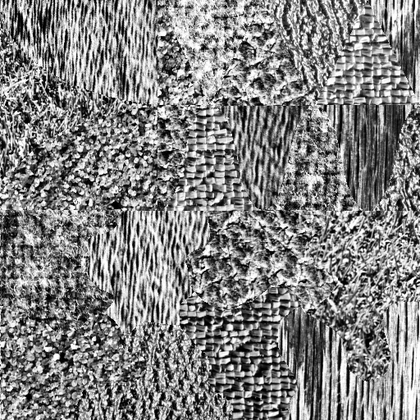
%> input picture Imgtex.tiff, 420 x 420 px, shrunk from 512 x 512 before the run
$ octave q2p2.m   (GNU Octave 9; MATLAB toolbox functions it lacks are replaced by stand-ins)
%> lines starting %> are read from the running program, lines starting %| are printed output that depends on the picture; in (x1, y1, x2, y2) boxes, pixels count from 0 and x2, y2 are one past the last pixel; in counts of white or black regions, pixels touching at a corner belong together; the program's own positions count from 1
### Haralick.m
function F=Haralick(image,input_bits,output_bits,d,theta)
% Calculating the SGLD matrix
% getting the size of the input image
im_final=floor(double(image)/(2^output_bits));
[im_final_x im_final_y]=size(im_final);

% setting the size of the co-occurence matrices depending on the grey level depth
CO_size=2^input_bits/(2^output_bits);
SGLD=zeros(CO_size,CO_size);
switch theta
case {0}
for i=1:im_final_x
for j=1:(im_final_y-d)
SGLD(im_final(i,j)+1,im_final(i,j+d)+1)=SGLD(im_final(i,j)+1,im_final(i,j+d)+1)+1;
end
end
case {45}
for i=(1+d):im_final_x
for j=1:(im_final_y-d)
SGLD(im_final(i,j)+1,im_final(i-d,j+d)+1)=SGLD(im_final(i,j)+1,im_final(i-d,j+d)+1)+1;
end
end

case {90}
for i=(1+d):im_final_x
for j=1:im_final_y
SGLD(im_final(i,j)+1,im_final(i-d,j)+1)=SGLD(im_final(i,j)+1,im_final(i-d,j)+1)+1;
end
end

case {135}
for i=(1+d):im_final_x
for j=(1+d):im_final_y
SGLD(im_final(i,j)+1,im_final(i-d,j-d)+1)=SGLD(im_final(i,j)+1,im_final(i-d,j-d)+1)+1;
end
end
end
% make the SGLD matrix symmetric by adding it's transpose to it
SGLD=SGLD+SGLD';

% normalize the SGLD matrix to values between 0 and 1
SGLD=SGLD/sum(sum(SGLD));

% Calculating the texture features from the SGLD matrix
foo=SGLD;
% Entropy
entropy=sum(sum(-((full(spfun(@log2,foo))).*foo)));
%Inertia:
[i,j,v]=find(foo);
inertia=sum((((i-1)-(j-1)).*((i-1)-(j-1))).*v);
% Inverse differnece moment:
inverse_diff=sum((1./(1+(((i-1)-(j-1)).*((i-1)-(j-1))))).*v);
% Correlation:
[m,n]=size(foo);

px=sum(foo,2);
[i,j,v]=find(px);
mu_x=sum((i-1).*v);
sigma_x=sum((((i-1)-mu_x).^2).*v);
h_x=sum(sum(-((full(spfun(@log2,px))).*px)));
temp1=repmat(px,[1 m]);

py=sum(foo,1);
[i,j,v]=find(py);
mu_y=sum((j-1).*v);
sigma_y=sum((((j-1)-mu_y).^2).*v);
h_y=sum(sum(-((full(spfun(@log2,py))).*py)));
temp2=repmat(py,[n 1]);

[i,j,v]=find(foo);
correlation=(sum(((i-1)-mu_x).*((j-1)-mu_y).*v))/sqrt(sigma_x*sigma_y);

% Sum average, variance and entropy:
[i,j,v]=find(foo);
k=i+j-1;
pk_sum=zeros(max(k),1);
for l=min(k):max(k)
pk_sum(l)=sum(v(find(k==l)));
end

[i,j,v]=find(pk_sum);
sum_avg=sum((i-1).*v);

sum_var=sum((((i-1)-sum_avg).^2).*v);
sum_entropy=sum(-((full(spfun(@log2,pk_sum))).*pk_sum));
F=[entropy,correlation,inverse_diff,sum_avg,sum_var,sum_entropy];

### q2p2.m
clear all;
tic;
I=imread('Imgtex.tiff');
%> I is the input picture: size 420x420 uint8; min 0, max 255, mean 130.4
nf = 100;
featureVec = imhist(I, nf); % with any arbitrary value of nf
%> featureVec = 100 values, max 2790 at index 100, min 943 at index 5, mean 1764
%hist(featureVec,nf)
input_bits=16;
output_bits=7;
d=1;         % radius
theta=45;    % angle - 0,45,90,135
Haralick(I,input_bits,output_bits,d,theta)
%> in Haralick, `im_final=floor(double(image)/(2^output_bits));`:
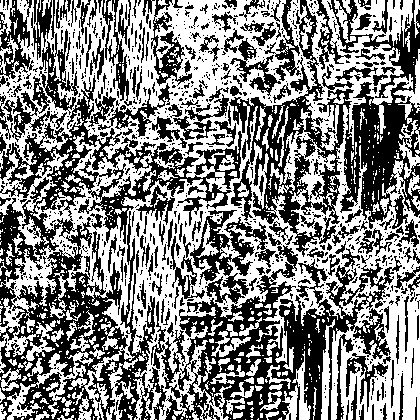
%> im_final: size 420x420 double; values 0 (black) and 1 (white), 51.7% white; 1030 black regions (842 under 20 px), largest, box (x1, y1, x2, y2) and area: (0, 75, 242, 420) 23863, (165, 245, 402, 420) 14567, (229, 0, 354, 257) 8424
%> in Haralick, `entropy=sum(sum(-((full(spfun(@log2,foo))).*foo)));`: entropy = 1.86
%> in Haralick, `[i,j,v]=find(foo);`: i = [1; 2; 1; 2]; j = [1; 1; 2; 2]; v = [0.339; 0.144; 0.144; 0.373]
%> in Haralick, `inertia=sum((((i-1)-(j-1)).*((i-1)-(j-1))).*v);`: inertia = 0.288
%> in Haralick, `inverse_diff=sum((1./(1+(((i-1)-(j-1)).*((i-1)-(j-1))))).*v);`: inverse_diff = 0.856
%> in Haralick, `px=sum(foo,2);`: px = 512 values, max 0.517 at index 2, min 0 at index 3, mean 0.00195
%> in Haralick, `[i,j,v]=find(px);`: i = [1; 2]; j = [1; 1]; v = [0.483; 0.517]
%> in Haralick, `mu_x=sum((i-1).*v);`: mu_x = 0.517
%> in Haralick, `sigma_x=sum((((i-1)-mu_x).^2).*v);`: sigma_x = 0.25
%> in Haralick, `h_x=sum(sum(-((full(spfun(@log2,px))).*px)));`: h_x = 0.999
%> in Haralick, `temp1=repmat(px,[1 m]);`:
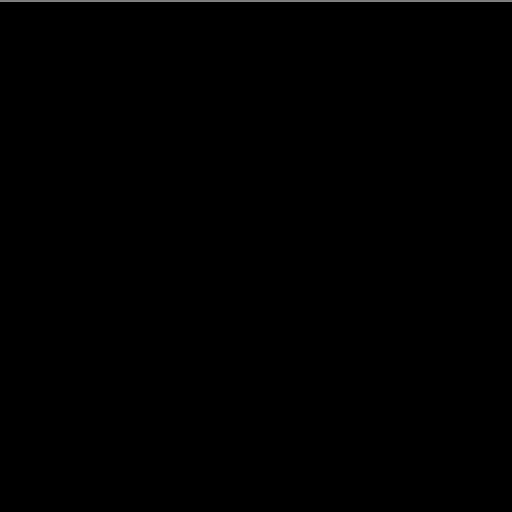
%> temp1: size 512x512 double; min 0, max 0.517, mean 0.00195
%> in Haralick, `py=sum(foo,1);`: py has the same summary as px
%> in Haralick, `[i,j,v]=find(py);`: i = [1 1]; j = [1 2]; v = [0.483 0.517]
%> in Haralick, `mu_y=sum((j-1).*v);`: mu_y = 0.517
%> in Haralick, `sigma_y=sum((((j-1)-mu_y).^2).*v);`: sigma_y = 0.25
%> in Haralick, `h_y=sum(sum(-((full(spfun(@log2,py))).*py)));`: h_y = 0.999
%> in Haralick, `[i,j,v]=find(foo);`: i = [1; 2; 1; 2]; j = [1; 1; 2; 2]; v = [0.339; 0.144; 0.144; 0.373]
%> in Haralick, `correlation=(sum(((i-1)-mu_x).*((j-1)-mu_y).*v))/sqrt(sigma_x*sigma_y);`: correlation = 0.423
%> in Haralick, `k=i+j-1;`: k = [1; 2; 2; 3]
%> the loop in Haralick, `for l=min(k):max(k)` made 3 passes
%> after the loop in Haralick, `for l=min(k):max(k)`: pk_sum = [0.339; 0.288; 0.373]
%> in Haralick, `[i,j,v]=find(pk_sum);`: i = [1; 2; 3]; j = [1; 1; 1]; v = [0.339; 0.288; 0.373]
%> in Haralick, `sum_avg=sum((i-1).*v);`: sum_avg = 1.03
%> in Haralick, `sum_var=sum((((i-1)-sum_avg).^2).*v);`: sum_var = 0.711
%> in Haralick, `sum_entropy=sum(-((full(spfun(@log2,pk_sum))).*pk_sum));`: sum_entropy = 1.58
%> in Haralick, `F=[entropy,correlation,inverse_diff,sum_avg,sum_var,sum_entropy];`: F = [1.86 0.423 0.856 1.03 0.711 1.58]
%> ans = [1.86 0.423 0.856 1.03 0.711 1.58]
